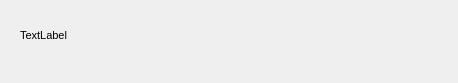
<?xml version="1.0" encoding="UTF-8"?>
<ui version="4.0">
 <class>Display</class>
 <widget class="QWidget" name="Display">
  <property name="geometry">
   <rect>
    <x>0</x>
    <y>0</y>
    <width>458</width>
    <height>83</height>
   </rect>
  </property>
  <property name="minimumSize">
   <size>
    <width>135</width>
    <height>66</height>
   </size>
  </property>
  <property name="windowTitle">
   <string>Display</string>
  </property>
  <widget class="QLabel" name="textLabel">
   <property name="geometry">
    <rect>
     <x>20</x>
     <y>0</y>
     <width>421</width>
     <height>71</height>
    </rect>
   </property>
   <property name="palette">
    <palette>
     <active>
      <colorrole role="WindowText">
       <brush brushstyle="SolidPattern">
        <color alpha="255">
         <red>0</red>
         <green>0</green>
         <blue>0</blue>
        </color>
       </brush>
      </colorrole>
     </active>
     <inactive>
      <colorrole role="WindowText">
       <brush brushstyle="SolidPattern">
        <color alpha="255">
         <red>0</red>
         <green>0</green>
         <blue>0</blue>
        </color>
       </brush>
      </colorrole>
     </inactive>
     <disabled>
      <colorrole role="WindowText">
       <brush brushstyle="SolidPattern">
        <color alpha="255">
         <red>120</red>
         <green>120</green>
         <blue>120</blue>
        </color>
       </brush>
      </colorrole>
     </disabled>
    </palette>
   </property>
   <property name="font">
    <font>
     <pointsize>8</pointsize>
    </font>
   </property>
   <property name="text">
    <string>TextLabel</string>
   </property>
  </widget>
 </widget>
 <layoutdefault spacing="6" margin="11"/>
 <resources/>
 <connections/>
</ui>
